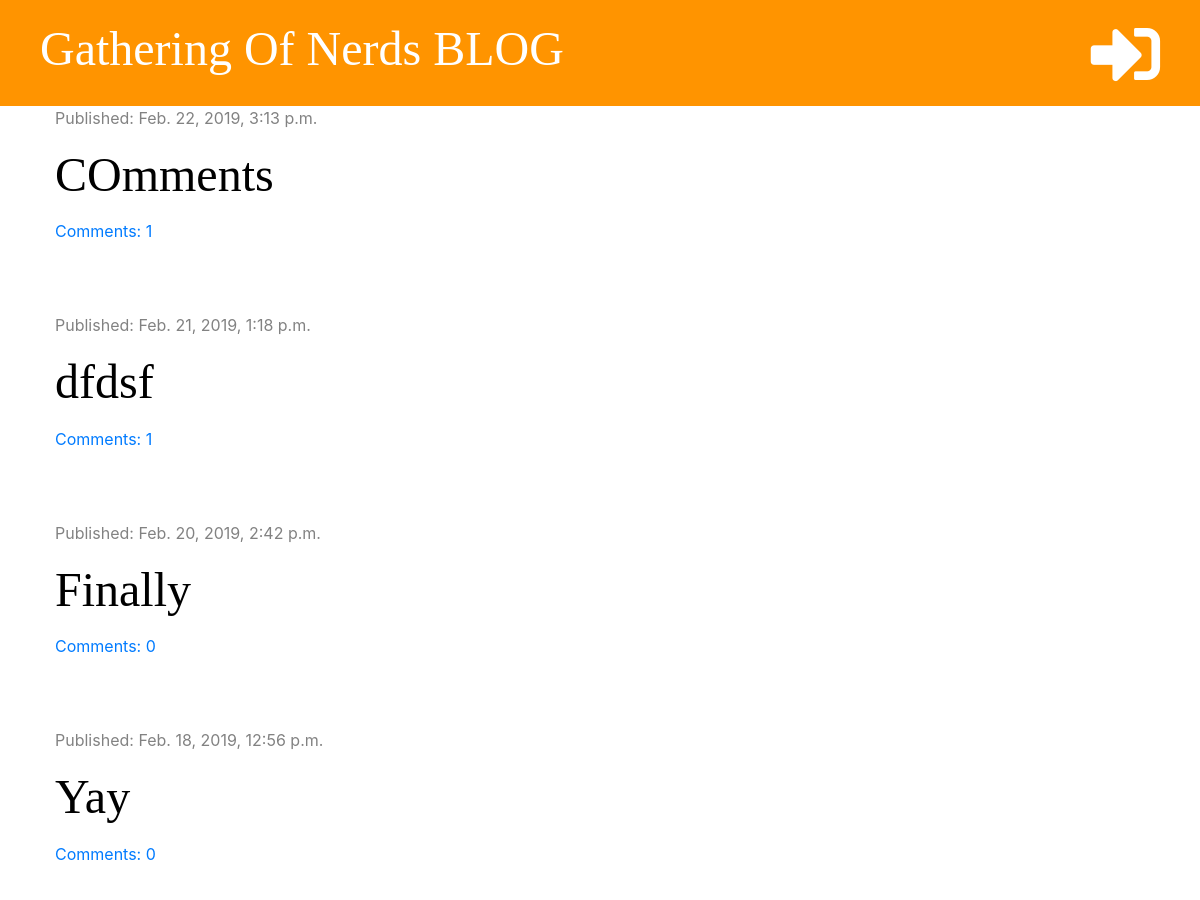
The app's page / (upper part), older data.
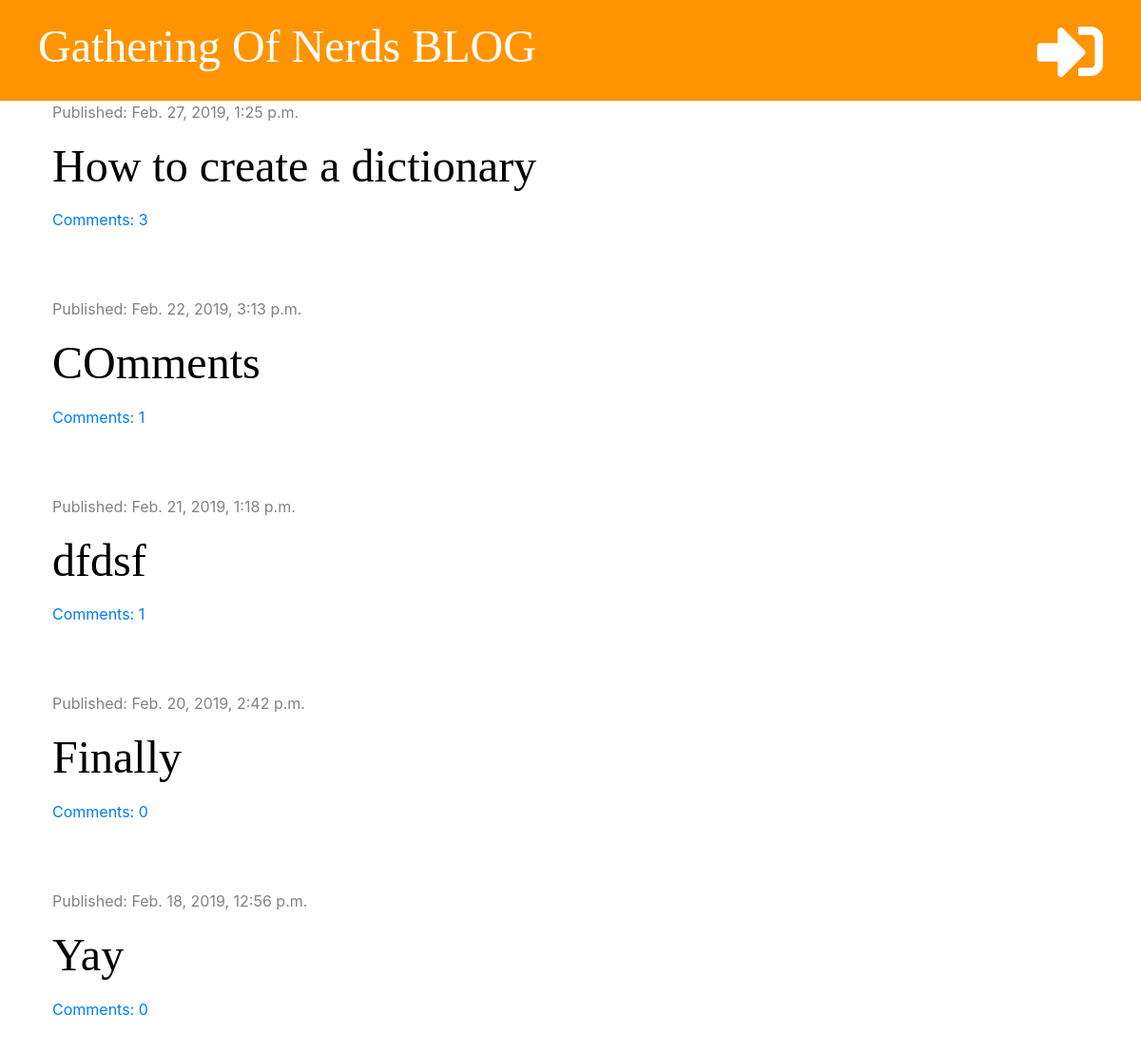
The same page, newer data.
### blog/models.py (models this page shows, shortened)
class Post(models.Model):
    author = models.ForeignKey('auth.User', on_delete=models.CASCADE)
    title = models.CharField(max_length=200)
    text = models.TextField()
    created_date = models.DateTimeField(default=timezone.now)
    published_date = models.DateTimeField(blank=True, null=True)
    def approved_comments(self):
        return self.comments.filter(approved=True)

### blog/views.py (the view)
# urls.py: path('', views.post_list, name='post_list'),
def post_list(request):
    posts = Post.objects.filter(published_date__lte=timezone.now()).order_by('-published_date')
    stuff_for_frontend = {'posts': posts}
    return render(request, 'blog/post_list.html', stuff_for_frontend)

### blog/templatetags/markdownify.py (called while the page is built)
@register.filter
def markdown(value):
    renderer = HighlightRenderer()
    markdown = mistune.Markdown(renderer=renderer)
    return markdown(value)

### blog/templates/blog/post_list.html (shortened to what this page needs)
{% extends 'blog/base.html' %}
{% load markdownify %}
{% block content %}
    {% for post in posts %}
        <div class="post">
          <div class="date">
              <p>Published: {{ post.published_date }}</p>
          </div>
          <h1><a href="{% url 'post_detail' pk=post.pk %}">{{ post.title }}</a></h1>
          <a href="{% url 'post_detail' pk=post.pk %}">Comments: {{ post.approved_comments.count }}</a>
        </div>
     {% endfor %}
{% endblock %}

Row changes from the older to the newer data that the page shows:
added Post: published_date "Feb. 27, 2019, 1:25 p.m.", title "How to create a dictionary", approved_comments.count "3"
